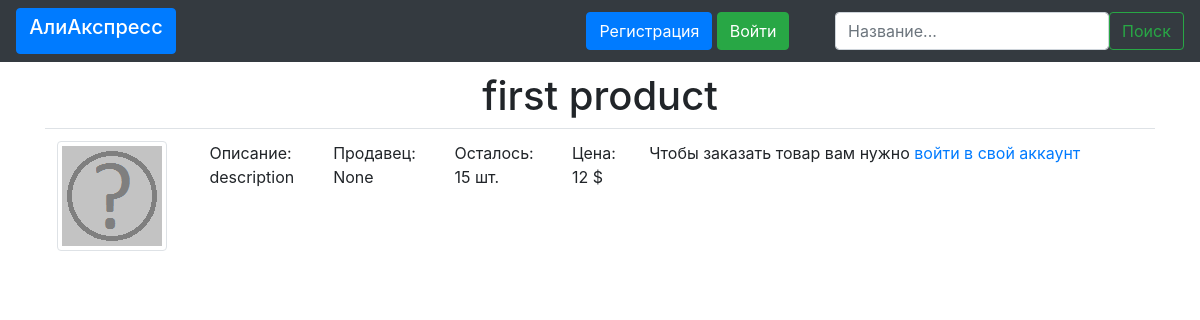
Page /product_link/1 on the committed database.
### data/products.py (models this page shows)
class Product(db_session.SqlAlchemyBase, SerializerMixin):
    __tablename__ = 'products'
    id = sqlalchemy.Column(sqlalchemy.Integer, primary_key=True, autoincrement=True)
    seller_id = sqlalchemy.Column(sqlalchemy.Integer, sqlalchemy.ForeignKey("users.id"))
    seller = sqlalchemy.Column(sqlalchemy.Integer, nullable=True)
    title = sqlalchemy.Column(sqlalchemy.String, nullable=True)
    number = sqlalchemy.Column(sqlalchemy.Integer, nullable=True)
    description = sqlalchemy.Column(sqlalchemy.String, nullable=True)
    price = sqlalchemy.Column(sqlalchemy.String, nullable=True)
    link = sqlalchemy.Column(sqlalchemy.String, nullable=True)
    del_link = sqlalchemy.Column(sqlalchemy.String, nullable=True)
    order_link = sqlalchemy.Column(sqlalchemy.String, nullable=True)
    image = sqlalchemy.Column(sqlalchemy.String)
    user = orm.relation('User')

### main.py (the view, shortened to what this page needs)
@app.route('/product_link/<product_id>', methods=['GET', 'POST'])
def product_link(product_id="product_id"):
    db_session.global_init("db/online_shop.sqlite")
    session = db_session.create_session()
    form = baseform.BaseForm()
    product = session.query(products.Product).filter(products.Product.id == product_id).first()
    if request.method == "GET":
        return render_template('product.html', title=product.title, product=product)

### data/baseform.py
class BaseForm(FlaskForm):
    search = StringField(validators=[DataRequired()])

### data/db_session.py (called while the page is built, shortened)
def global_init(db_file):
    global __factory
    if __factory:
        return

def create_session() -> Session:
    global __factory
    return __factory()

### templates/product.html
{% extends "base.html" %}
{% block content %}
<div>
<h1 align="center">{{ title }}</h1>
</div>
<div>
    <div>
        <table class="table">
              <tbody>
                    <tr>
                        <td><img src={{product.image}} alt="Ну не нашлась картинка" class="img-thumbnail"></td>
                        <td>Описание:<br>{{ product.description }}</td>
                        <td>Продавец:<br>{{ product.seller }}</td>
                        <td>Осталось:<br>{{ product.number }} шт.</td>
                        <td>Цена:<br>{{ product.price }} $</td>
                        {% if userid == product.seller_id %}
                            <td><a class="btn btn-outline-success" href={{product.del_link}} role="button">Удалить товар</a></td>
                        {% elif username %}
                            {% if product.number > 0 %}
                                <td><a class="btn btn-outline-success" href={{product.order_link}} role="button">Заказать</a></td>
                            {% else %}
                                <td>Похоже, товар закончился(</td>
                            {% endif %}
                        {% else %}
                            <td><p>Чтобы заказать товар вам нужно <a href="/login" role="button">войти в свой аккаунт</a></p></td>
                        {% endif %}
                    </tr>
              </tbody>
        </table>
    </div>
</div>
{% endblock %}

### rows in the picture
Product: title "first product", image (picture), description "description", seller "None", number "15", price "12"
